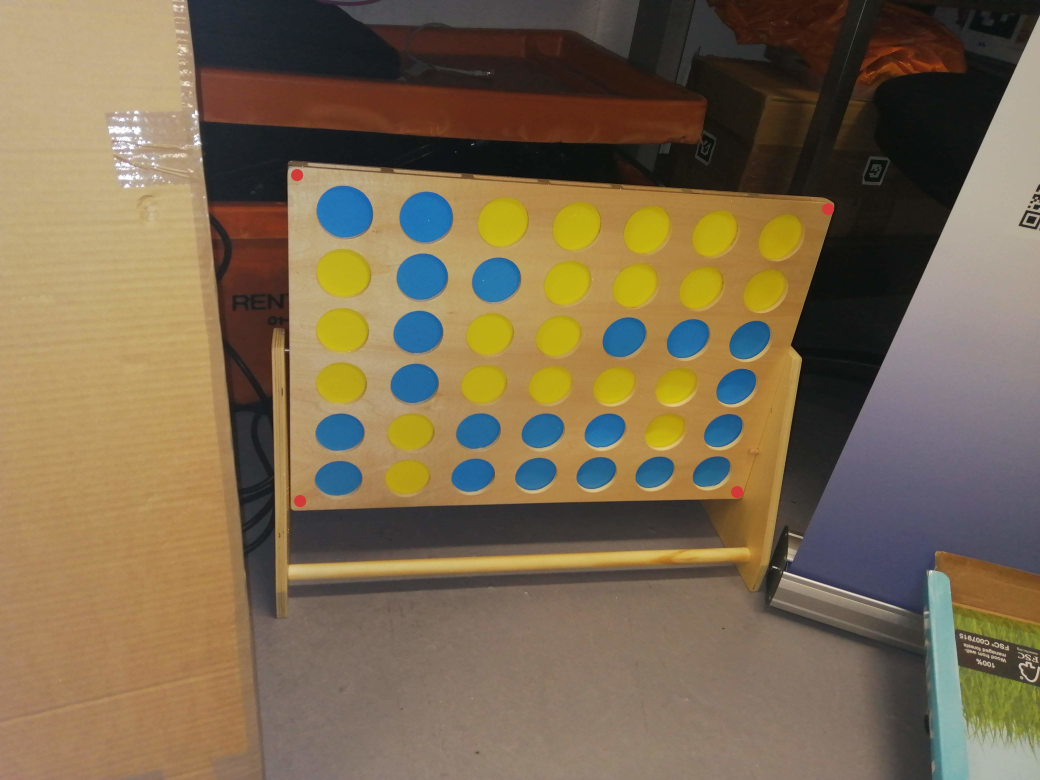
#> input picture OpenCvCode/Refference Images/WithRedDot/Grid1.jpg, 4160 x 3120 px (shown at 1/4 size)
$ python WithDebugFunctions.py
#> lines starting #> are read from the running program, lines starting #| are printed output that depends on the picture; after the words box and inside, x2 and y2 are one past the last pixel; in counts of white or black regions, pixels touching at a corner belong together
'''
A set of functions designed to detect connect 4 boards with open cv

If you need help please dont email me.

Made by :
    ____             __
   / __ )____ ______/ /___  __
  / __  / __ `/ ___/ __/ / / /
 / /_/ / /_/ / /  / /_/ /_/ /
/_____/\__,_/_/   \__/\__, /
    ____  _ __  __   /____/
   / __ \(_) /_/ /_
  / /_/ / / __/ __/
 / ____/ / /_/ /_
/_/   /_/\__/\__/

Aiiiiiiida
'''
import numpy as np
import cv2
import matplotlib.pyplot as plt


def ImageInlineShow(Image):
    '''A function to show the images in line instead of as sperate images designed for Jupyter Notepad.
    Sabotage me if you dont want anything being printed out.
    '''
    plt.imshow(cv2.cvtColor(Image, cv2.COLOR_BGR2RGB))
    plt.xticks([]), plt.yticks([])  # to hide tick values on X and Y axis
    plt.show()


def ConvectionFunction(Image ,LowerBound , UpperBound):
    '''
    Takes in an Image , the lower bounds and the upper bounds and returns the contours for the image and the thresholds
    TODO add in Adaptive thresholding if needed
    '''
    hsv = cv2.cvtColor(Image, cv2.COLOR_BGR2HSV) # Convert to hsv

    LowerBound = np.array(LowerBound) # Remove if ALL of the code inputs a numpy array into the function
    UpperBound = np.array(UpperBound)

    mask = cv2.inRange(hsv , LowerBound , UpperBound) # Creates the mask
    contours , _ = cv2.findContours(mask , cv2.RETR_TREE , cv2.CHAIN_APPROX_SIMPLE) # Creates contours from the mask

    img2 = Image.copy()
    index = -1
    thickness = 10
    colour = (255 , 0 , 255)

    cv2.drawContours(img2,contours , index , colour , thickness)

    ImageInlineShow(img2)
    return contours


def ContourInfo(contours ,minArea):
    '''
    Takes in a set of contours returns the cordinate for the centre of the the ones above a certain size
    TODO ADD TEST FOR IF IT IS A CIRCLE RATHER THAN JUST AREA
     '''
    output = []
    for c in contours:
        area = cv2.contourArea(c)
        if area > minArea:
            print(area)
            M = cv2.moments(c)
            try:
                cX = int(M["m10"] / M["m00"])
                cY = int(M["m01"] / M["m00"])
                print(area)
                output.append([[cX ,cY],[area]])
            except ZeroDivisionError:
                pass
    return output


def GetPossitions(ImageLocation):
    '''Takes In an Image Location and returns what the current layout of the parts is'''
#> called with ImageLocation = 'Refference Images/WithRedDot/Grid1.jpg'
    img = cv2.imread(ImageLocation)
#> img is the input picture: shape (3120, 4160, 3); mean B, G, R 80.4, 106.5, 123.7

    lower_red = np.array([0,110,139])
    upper_red = np.array([10,255,255])

    RedContours = ConvectionFunction(img,lower_red , upper_red)
#> in ConvectionFunction, `hsv = cv2.cvtColor(Image, cv2.COLOR_BGR2HSV)`: hsv: shape (3120, 4160, 3); mean H, S, V 34.7, 98.9, 129.2
#> in ConvectionFunction, `mask = cv2.inRange(hsv , LowerBound , UpperBound)`:
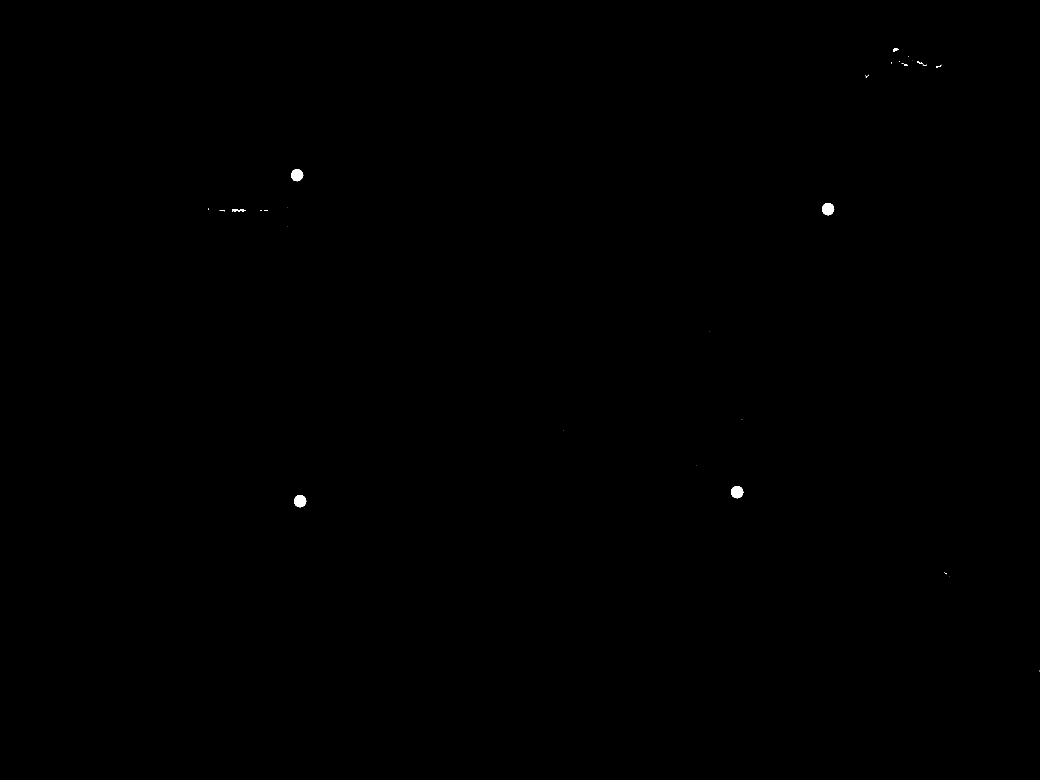
#> mask: shape (3120, 4160) (shown at 1/4 size); 0.06% white; 44 white regions (34 under 20 px)
#> in ConvectionFunction, `contours , _ = cv2.findContours(mask , cv2.RETR_TREE , cv2.CHAIN_APPRO..`: contours = 251 contours, 241 with area under 20; largest, box (x1, y1, x2, y2) and area: (1176, 1980, 1225, 2029) 1748, (2924, 1944, 2973, 1993) 1744, (3288, 812, 3337, 861) 1730, (1164, 676, 1213, 725) 1661, (928, 838, 984, 848) 220
#> in ImageInlineShow, `plt.show()`:
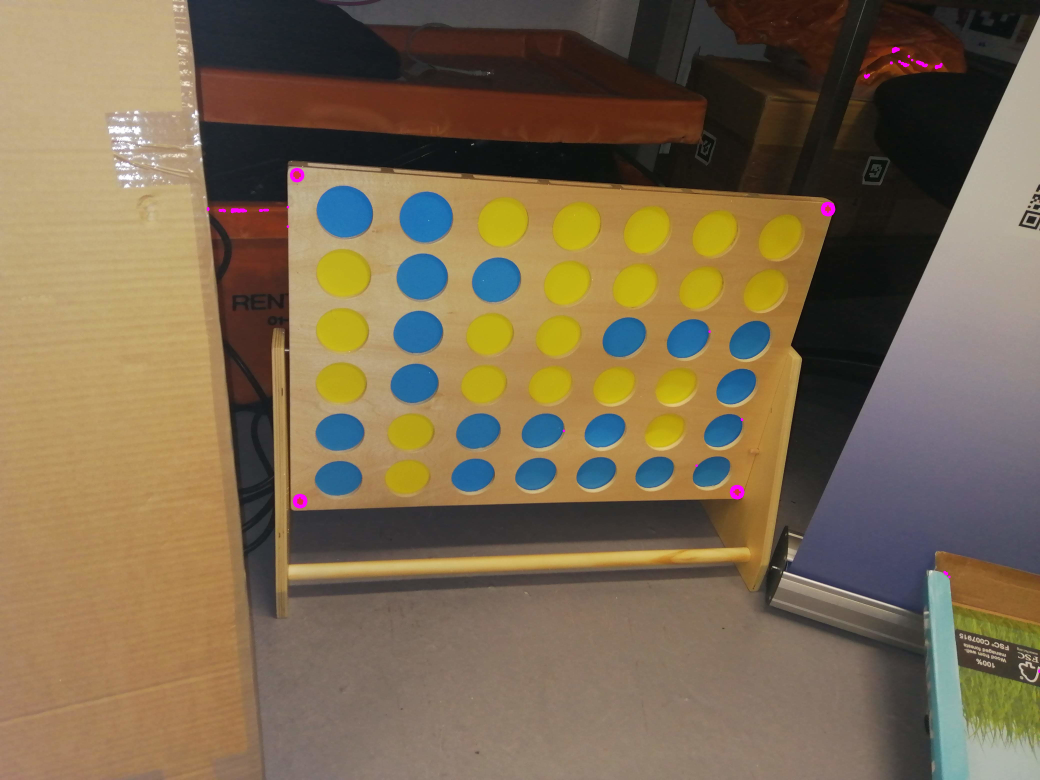
#> shown: shape (3120, 4160, 3) (shown at 1/4 size); mean R, G, B 123.8, 106.4, 80.6
#> RedContours has the same summary as contours in ConvectionFunction
    Red_cordinates = ContourInfo(RedContours , 500)
#> the loop in ContourInfo, `for c in contours:` made 251 passes
#> (area, cX, cY) on passes 6, 65, 133, 195: (1748, 1199, 2003), (1744.5, 2948, 1968), (1730, 3311, 835), (1661, 1187, 699)
#| 1748.0
#| 1748.0
#| 1744.5
#| 1744.5
#| 1730.0
#| 1730.0
#| 1661.0
#| 1661.0
#> after the loop in ContourInfo, `for c in contours:`: output = [[[1199, 2003], [1748]], [[2948, 1968], [1744.5]], [[3311, 835], [1730]], [[1187, 699], [1661]]]
#> Red_cordinates has the same summary as output in ContourInfo

    Squared = [x[0][0] * x[0][1] for x in Red_cordinates]
#> Squared = [2401597, 5801664, 2764685, 829713]

    Red_cordinates = [x[0] for _, x in sorted(zip(Squared,Red_cordinates), key=lambda pair: pair[0])] # like a cheaky zip for when the going gets rough.
#> Red_cordinates = [[1187, 699], [1199, 2003], [3311, 835], [2948, 1968]]
    print(Red_cordinates)
#| [[1187, 699], [1199, 2003], [3311, 835], [2948, 1968]]

    pts_dst = np.array([[0,0] , [0,600] , [700,0] ,[700 , 600]],np.float32)
    Red_cordinates = np.array(Red_cordinates,np.float32)

    #h, status = cv2.findHomography(pts_src, Red_cordinates)
    h = cv2.getPerspectiveTransform(Red_cordinates,pts_dst)
#> h = [[0.243, -0.00224, -287], [-0.0202, 0.315, -196.4], [-4.67e-05, -0.000129, 1]]
    SquareImage = cv2.warpPerspective(img, h,(700,600))
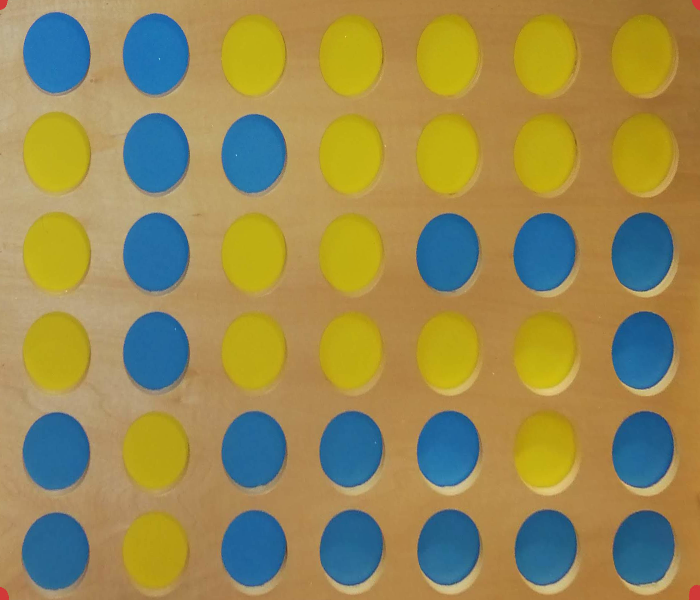
#> SquareImage: shape (600, 700, 3); mean B, G, R 84.6, 138.3, 151.8

    ImageInlineShow(SquareImage)

    #The Blue mask
    lower_blue = np.array([90,130,80])
    upper_blue = np.array([115,255,255])

    blueContours = ConvectionFunction(SquareImage,lower_blue , upper_blue)
#> in ConvectionFunction (call 2), `hsv = cv2.cvtColor(Image, cv2.COLOR_BGR2HSV)`: hsv: shape (600, 700, 3); mean H, S, V 36.6, 163, 173.8
#> in ConvectionFunction (call 2), `mask = cv2.inRange(hsv , LowerBound , UpperBound)`:
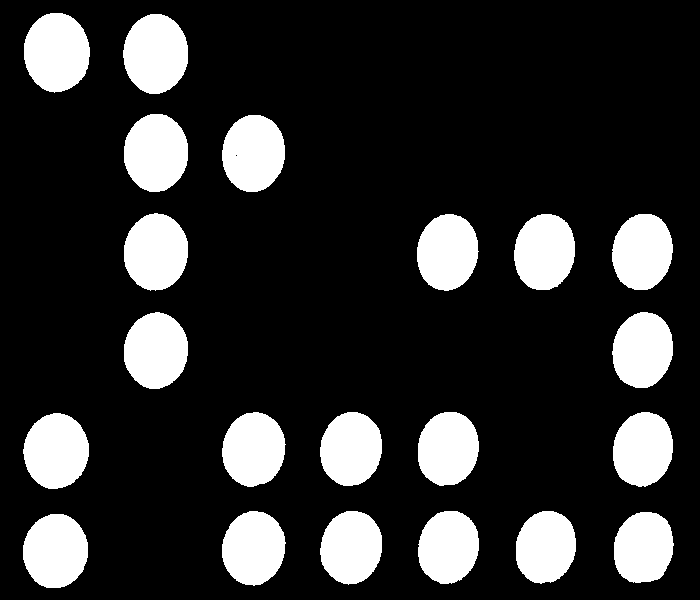
#> mask: shape (600, 700); 18.6% white; 21 white regions
#> in ConvectionFunction (call 2), `contours , _ = cv2.findContours(mask , cv2.RETR_TREE , cv2.CHAIN_APPRO..`: contours = 22 contours, 1 with area under 20; largest, box (x1, y1, x2, y2) and area: (24, 13, 90, 93) 4021, (123, 14, 188, 94) 3968, (124, 114, 188, 192) 3852, (124, 213, 188, 291) 3794, (23, 413, 89, 489) 3768
#> in ConvectionFunction (call 2), `cv2.drawContours(img2,contours , index , colour , thickness)`:
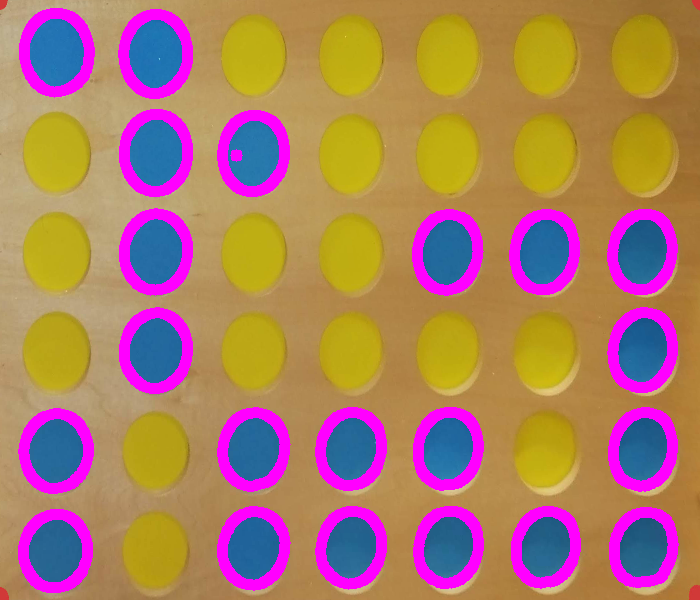
#> img2: shape (600, 700, 3); 12.28% of pixels changed, all inside (x1, y1, x2, y2) = (18, 8, 679, 593)
#> blueContours has the same summary as contours in ConvectionFunction
    blue_cordinates = ContourInfo(blueContours , 500)
#> the loop in ContourInfo (call 2), `for c in contours:` made 22 passes
#> (area, cX, cY) on passes 1 to 12: (3708.5, 55, 550), (3326, 643, 547), (3373, 545, 546), (3421.5, 448, 546), (3476, 350, 546), (3592, 253, 547), (3768, 55, 450), (3455.5, 642, 448), (3498, 447, 448), (3517.5, 350, 448), (3594, 253, 448), (3537, 642, 349)
#> (printed output is left out)
#> blue_cordinates = 21 items

    #The Yellow Mask
    lower_yellow = np.array([20,204,150])
    upper_yellow = np.array([54,255,255])

    yellowContours = ConvectionFunction(SquareImage,lower_yellow, upper_yellow)
#> in ConvectionFunction (call 3), `mask = cv2.inRange(hsv , LowerBound , UpperBound)`:
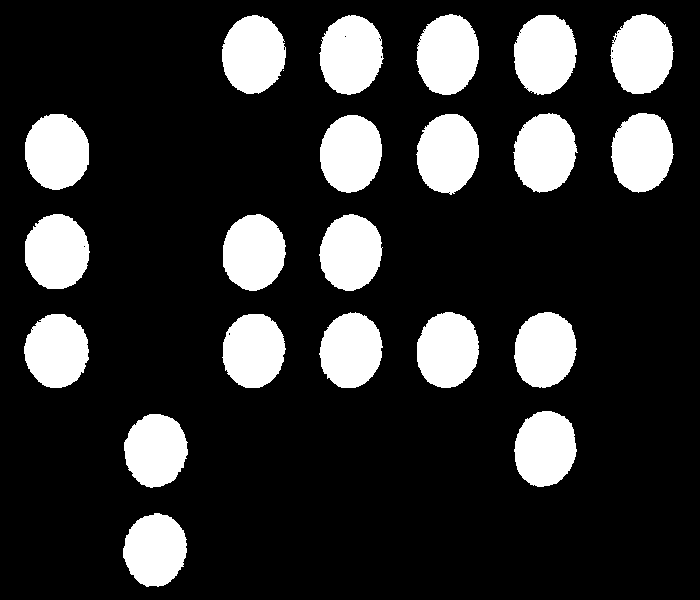
#> mask: shape (600, 700); 19% white; 23 white regions (2 under 20 px)
#> in ConvectionFunction (call 3), `contours , _ = cv2.findContours(mask , cv2.RETR_TREE , cv2.CHAIN_APPRO..`: contours = 48 contours, 27 with area under 20; largest, box (x1, y1, x2, y2) and area: (514, 15, 577, 95) 3844, (319, 15, 384, 95) 3830, (416, 14, 479, 95) 3829, (610, 14, 674, 94) 3810, (222, 15, 286, 94) 3802
#> in ConvectionFunction (call 3), `cv2.drawContours(img2,contours , index , colour , thickness)`:
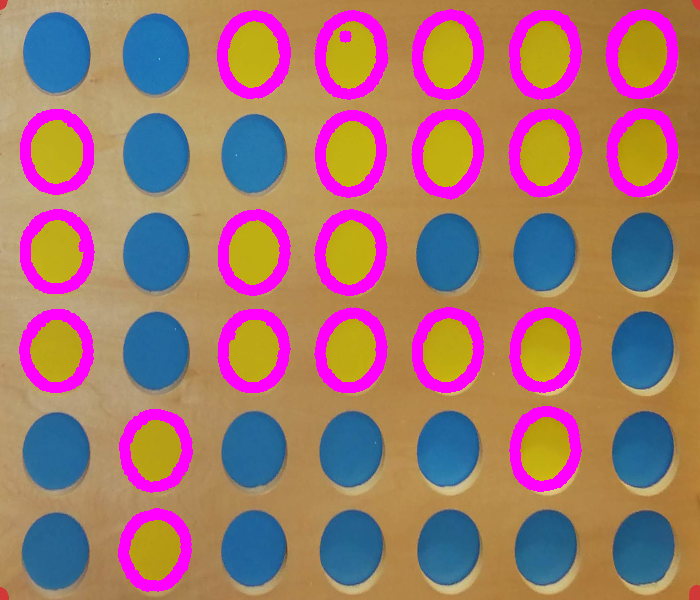
#> img2: shape (600, 700, 3); 12.6% of pixels changed, all inside (x1, y1, x2, y2) = (19, 9, 679, 592)
#> yellowContours has the same summary as contours in ConvectionFunction
    yellow_cordinates = ContourInfo(yellowContours , 500)
#> yellow_cordinates = 21 items

    #End of barty Code I am unsure what you want me to return aida.


GetPossitions('Refference Images/WithRedDot/Grid1.jpg')
